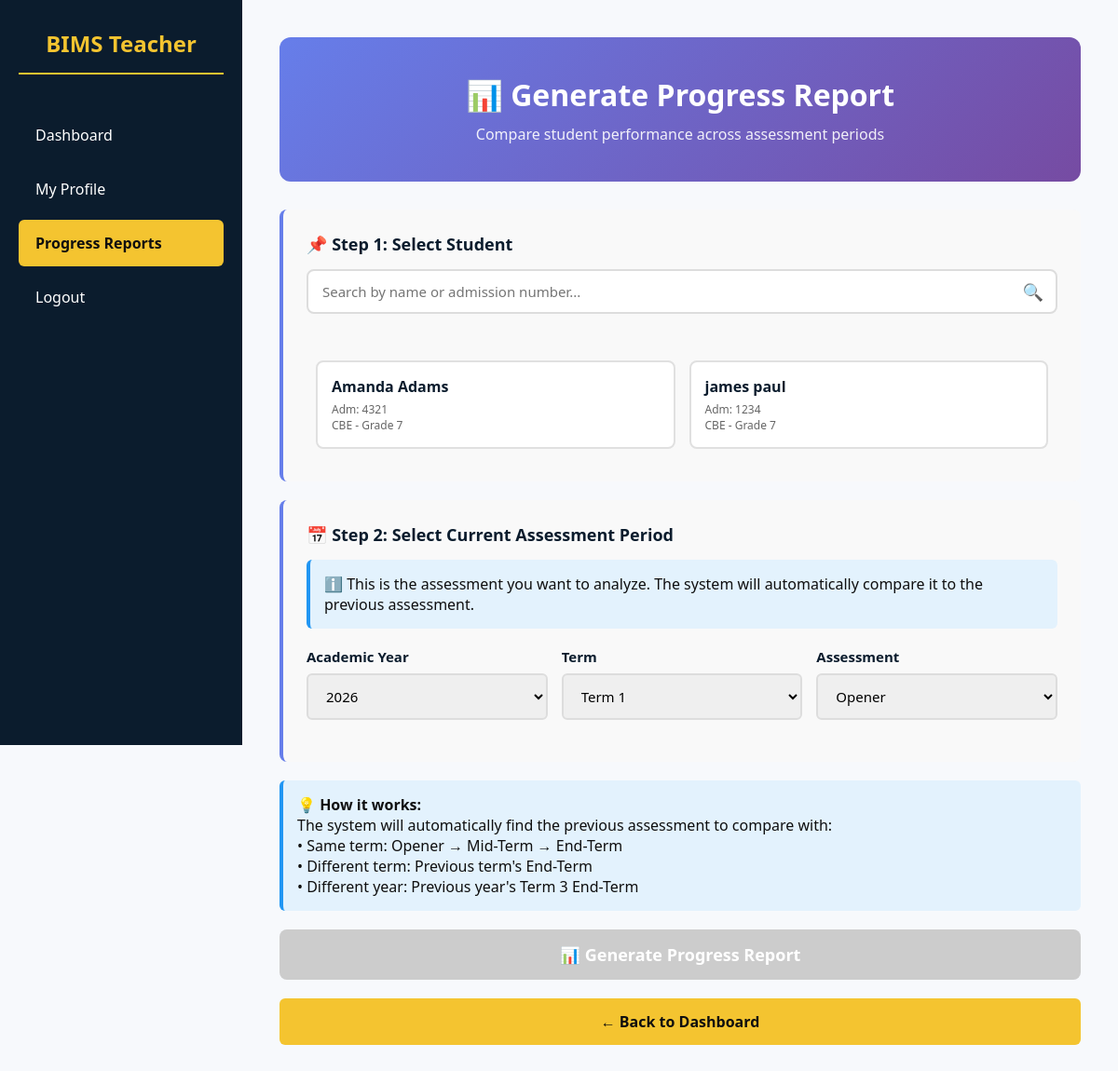
Page /html/teacher/generate_progress_report.php (signed in) on the committed database.
### tables this page shows
CREATE TABLE `students` (
  `id` int NOT NULL AUTO_INCREMENT,
  `user_id` int NOT NULL,
  `admission_number` varchar(50) DEFAULT NULL,
  `first_name` varchar(100) DEFAULT NULL,
  `last_name` varchar(100) DEFAULT NULL,
  `gender` enum('Male','Female') DEFAULT NULL,
  `date_of_birth` date DEFAULT NULL,
  `curriculum_type_id` int NOT NULL,
  `class_level_id` int NOT NULL,
  `parent_id` int DEFAULT NULL,
  `status` enum('active','inactive') DEFAULT 'active',
  `year_of_enrollment` int DEFAULT NULL,
  `phone_number` varchar(20) DEFAULT NULL,
  `residential_area` varchar(255) DEFAULT NULL,
  `parent_phone` varchar(20) DEFAULT NULL,
  `parent_email` varchar(100) DEFAULT NULL,
  PRIMARY KEY (`id`),
  UNIQUE KEY `user_id` (`user_id`),
  UNIQUE KEY `admission_number` (`admission_number`),
  UNIQUE KEY `unique_admission` (`admission_number`),
  KEY `curriculum_type_id` (`curriculum_type_id`),
  KEY `class_level_id` (`class_level_id`),
  KEY `idx_parent_id` (`parent_id`),
  CONSTRAINT `fk_students_parent` FOREIGN KEY (`parent_id`) REFERENCES `parents` (`id`) ON DELETE SET NULL ON UPDATE CASCADE,
  CONSTRAINT `students_ibfk_1` FOREIGN KEY (`user_id`) REFERENCES `users` (`id`),
  CONSTRAINT `students_ibfk_2` FOREIGN KEY (`curriculum_type_id`) REFERENCES `curriculum_types` (`id`),
  CONSTRAINT `students_ibfk_3` FOREIGN KEY (`class_level_id`) REFERENCES `classes_levels` (`id`)
);

CREATE TABLE `curriculum_types` (
  `id` int NOT NULL AUTO_INCREMENT,
  `name` varchar(50) NOT NULL,
  `description` varchar(255) DEFAULT NULL,
  PRIMARY KEY (`id`),
  UNIQUE KEY `name` (`name`)
);

CREATE TABLE `classes_levels` (
  `id` int NOT NULL AUTO_INCREMENT,
  `curriculum_type_id` int NOT NULL,
  `name` varchar(50) NOT NULL,
  `level_order` int DEFAULT NULL,
  PRIMARY KEY (`id`),
  KEY `curriculum_type_id` (`curriculum_type_id`),
  CONSTRAINT `classes_levels_ibfk_1` FOREIGN KEY (`curriculum_type_id`) REFERENCES `curriculum_types` (`id`)
);

### html/teacher/generate_progress_report.php (the view, shortened to what this page needs)
<?php
require_once __DIR__ . "/../../database/db_connect.php";
$teacher_stmt = $pdo->prepare("SELECT id, category, assigned_class_id FROM teachers WHERE user_id = ?");
$teacher_stmt->execute([$_SESSION['user_id']]);
$teacher = $teacher_stmt->fetch(PDO::FETCH_ASSOC);
$students = [];
if ($teacher['category'] == 'Head Teacher') {
    $students_stmt = $pdo->query("
        SELECT s.id, s.admission_number, s.first_name, s.last_name,
               cl.name as class_name, ct.name as curriculum_name
        FROM students s
        LEFT JOIN classes_levels cl ON s.class_level_id = cl.id
        LEFT JOIN curriculum_types ct ON cl.curriculum_type_id = ct.id
        WHERE s.status = 1
        ORDER BY ct.id, cl.level_order, s.last_name, s.first_name
    ");
    $students = $students_stmt->fetchAll(PDO::FETCH_ASSOC);
} elseif ($teacher['category'] == 'Class Teacher' && $teacher['assigned_class_id']) {
    $students_stmt = $pdo->prepare("
        SELECT s.id, s.admission_number, s.first_name, s.last_name,
               cl.name as class_name, ct.name as curriculum_name
        FROM students s
        LEFT JOIN classes_levels cl ON s.class_level_id = cl.id
        LEFT JOIN curriculum_types ct ON cl.curriculum_type_id = ct.id
        WHERE s.class_level_id = ? AND s.status = 1
        ORDER BY s.last_name, s.first_name
    ");
    $students_stmt->execute([$teacher['assigned_class_id']]);
    $students = $students_stmt->fetchAll(PDO::FETCH_ASSOC);
}
$current_year = (int)date('Y');
$years = range($current_year - 5, $current_year);
$terms = ['Term 1', 'Term 2', 'Term 3'];
$assessments = ['Opener', 'Mid-Term', 'End-Term'];
?>
<!DOCTYPE html>
<html lang="en">
<head>
    <link rel="stylesheet" href="../assets/css/admin.css">
</head>
<body>
<div class="sidebar">
    <h2>BIMS Teacher</h2>
    <a href="../teacher_dashboard.php">Dashboard</a>
    <a href="my_profile.php">My Profile</a>
    <a href="generate_progress_report.php" class="active">Progress Reports</a>
    <a href="../logout.php">Logout</a>
</div>
<div class="main-content">
    <div class="container">
        <div class="report-card">
            <h1>📊 Generate Progress Report</h1>
            <p>Compare student performance across assessment periods</p>
        </div>
        <form method="GET" action="view_progress_report.php" id="progressForm">
            <div class="form-section">
                <h3>📌 Step 1: Select Student</h3>
                <div class="search-box">
                    <input type="text"
                           id="studentSearch"
                           placeholder="Search by name or admission number..."
                           onkeyup="filterStudents()">
                </div>
                <div class="students-grid" id="studentsGrid">
                    <?php foreach ($students as $student): ?>
                        <div class="student-card"
                             data-id="<?php echo $student['id']; ?>"
                             data-name="<?php echo strtolower($student['first_name'] . ' ' . $student['last_name']); ?>"
                             data-admission="<?php echo strtolower($student['admission_number']); ?>"
                             onclick="selectStudent(<?php echo $student['id']; ?>, this)">
                            <div class="student-name">
                                <?php echo htmlspecialchars($student['first_name'] . ' ' . $student['last_name']); ?>
                            </div>
                            <div class="student-details">
                                Adm: <?php echo htmlspecialchars($student['admission_number']); ?><br>
                                <?php echo htmlspecialchars($student['curriculum_name'] . ' - ' . $student['class_name']); ?>
                            </div>
                        </div>
                    <?php endforeach; ?>
                </div>
            </div>
            <div class="form-section">
                <h3>📅 Step 2: Select Current Assessment Period</h3>
                <div class="info-box">
                    ℹ️ This is the assessment you want to analyze. The system will automatically compare it to the previous assessment.
                </div>
                <div class="period-grid">
                    <div>
                        <label>Academic Year</label>
                        <select name="current_year" required>
                            <?php foreach (array_reverse($years) as $year): ?>
                                <option value="<?php echo $year; ?>" <?php echo $year == $current_year ? 'selected' : ''; ?>>
                                    <?php echo $year; ?>
                                </option>
                            <?php endforeach; ?>
                        </select>
                    </div>
                    <div>
                        <label>Term</label>
                        <select name="current_term" required>
                            <?php foreach ($terms as $term): ?>
                                <option value="<?php echo $term; ?>"><?php echo $term; ?></option>
                            <?php endforeach; ?>
                        </select>
                    </div>
                    <div>
                        <label>Assessment</label>
                        <select name="current_assessment" required>
                            <?php foreach ($assessments as $assessment): ?>
                                <option value="<?php echo $assessment; ?>"><?php echo $assessment; ?></option>
                            <?php endforeach; ?>
                        </select>
                    </div>
                </div>
            </div>
            <div class="info-box">
                <strong>💡 How it works:</strong><br>
                The system will automatically find the previous assessment to compare with:<br>
                • Same term: Opener → Mid-Term → End-Term<br>
                • Different term: Previous term's End-Term<br>
                • Different year: Previous year's Term 3 End-Term
            </div>
            <button type="submit" class="generate-btn" id="generateBtn" disabled>
                📊 Generate Progress Report
            </button>
        </form>
        <a href="../teacher_dashboard.php" class="button button-yellow" style="margin-top: 20px;">← Back to Dashboard</a>
    </div>
</div>
</body>
</html>

### html/assets/css/admin.css (style rules this page uses)
:root { --navy: #0b1c2d; --yellow: #f4c430; --black: #0f0f0f; --light-bg: #f7f9fc; --white: #ffffff; }
* { box-sizing: border-box; font-family: 'Segoe UI', Tahoma, sans-serif; margin: 0; padding: 0; }
body { background-color: var(--light-bg); color: var(--black); display: flex; min-height: 100vh; }
.sidebar { width: 260px; background: var(--navy); color: var(--white); padding: 30px 20px; position: fixed; height: 100vh; left: 0; top: 0; overflow-y: auto; z-index: 1000; }
.sidebar h2 { color: var(--yellow); margin-bottom: 40px; font-size: 24px; text-align: center; border-bottom: 2px solid var(--yellow); padding-bottom: 15px; }
.sidebar a { display: block; color: var(--white); text-decoration: none; padding: 14px 18px; margin-bottom: 8px; border-radius: 6px; font-weight: 500; transition: all 0.3s ease; }
.sidebar a.active { background: var(--yellow); color: var(--black); font-weight: 600; }
.main-content { margin-left: 260px; flex: 1; padding: 40px; background: var(--light-bg); min-height: 100vh; width: calc(100% - 260px); }
.container { max-width: 900px; margin: 0 auto; }
form { margin-top: 20px; }
label { font-weight: 600; display: block; margin-bottom: 8px; color: var(--navy); font-size: 15px; }
input, select, textarea { width: 100%; padding: 12px 15px; margin-bottom: 20px; border: 2px solid #ddd; border-radius: 6px; font-size: 15px; transition: border-color 0.3s ease; }
button, .button { display: inline-block; width: 100%; padding: 14px 20px; background: var(--navy); color: var(--white); border: none; border-radius: 6px; font-size: 16px; font-weight: 600; cursor: pointer; text-decoration: none; text-align: center; transition: all 0.3s ease; }
.button-yellow { background: var(--yellow); color: var(--black); }

### html/teacher/generate_progress_report.php (style rules this page uses)
.report-card { background: linear-gradient(135deg, #667eea 0%, #764ba2 100%); color: white; padding: 40px; border-radius: 12px; margin-bottom: 30px; text-align: center; }
.report-card h1 { color: white; font-size: 32px; margin-bottom: 10px; }
.report-card p { color: rgba(255,255,255,0.9); font-size: 16px; }
.form-section { background: #f9f9f9; padding: 25px; border-radius: 8px; margin-bottom: 20px; border-left: 4px solid #667eea; }
.form-section h3 { color: #0b1c2d; margin-bottom: 15px; font-size: 18px; }
.search-box { position: relative; margin-bottom: 20px; }
.search-box input { width: 100%; padding: 12px 40px 12px 15px; border: 2px solid #ddd; border-radius: 8px; font-size: 15px; }
.search-box::before { content: '🔍'; position: absolute; right: 15px; top: 12px; font-size: 18px; }
.students-grid { display: grid; grid-template-columns: repeat(auto-fill, minmax(280px, 1fr)); gap: 15px; max-height: 400px; overflow-y: auto; padding: 10px; }
.student-card { background: white; padding: 15px; border-radius: 8px; border: 2px solid #e0e0e0; cursor: pointer; transition: all 0.3s; }
.student-name { font-weight: 600; color: #0b1c2d; margin-bottom: 5px; }
.student-details { font-size: 12px; color: #666; }
.period-grid { display: grid; grid-template-columns: repeat(3, 1fr); gap: 15px; }
.info-box { background: #e3f2fd; border-left: 4px solid #2196f3; padding: 15px; border-radius: 6px; margin-bottom: 20px; }
.generate-btn { background: linear-gradient(135deg, #667eea 0%, #764ba2 100%); color: white; padding: 15px 40px; border: none; border-radius: 8px; font-size: 18px; font-weight: 600; cursor: pointer; width: 100%; transition: all 0.3s; }
.generate-btn:disabled { background: #ccc; cursor: not-allowed; }

### rows in the picture
students: first_name+last_name "Amanda Adams", admission_number "4321", curriculum_type.name "CBE - Grade 7"
students: first_name+last_name "james paul", admission_number "1234", curriculum_type.name "CBE - Grade 7"

### other values in the picture
form field current_year "2026"
form field current_term "Term 1"
form field current_assessment "Opener"
